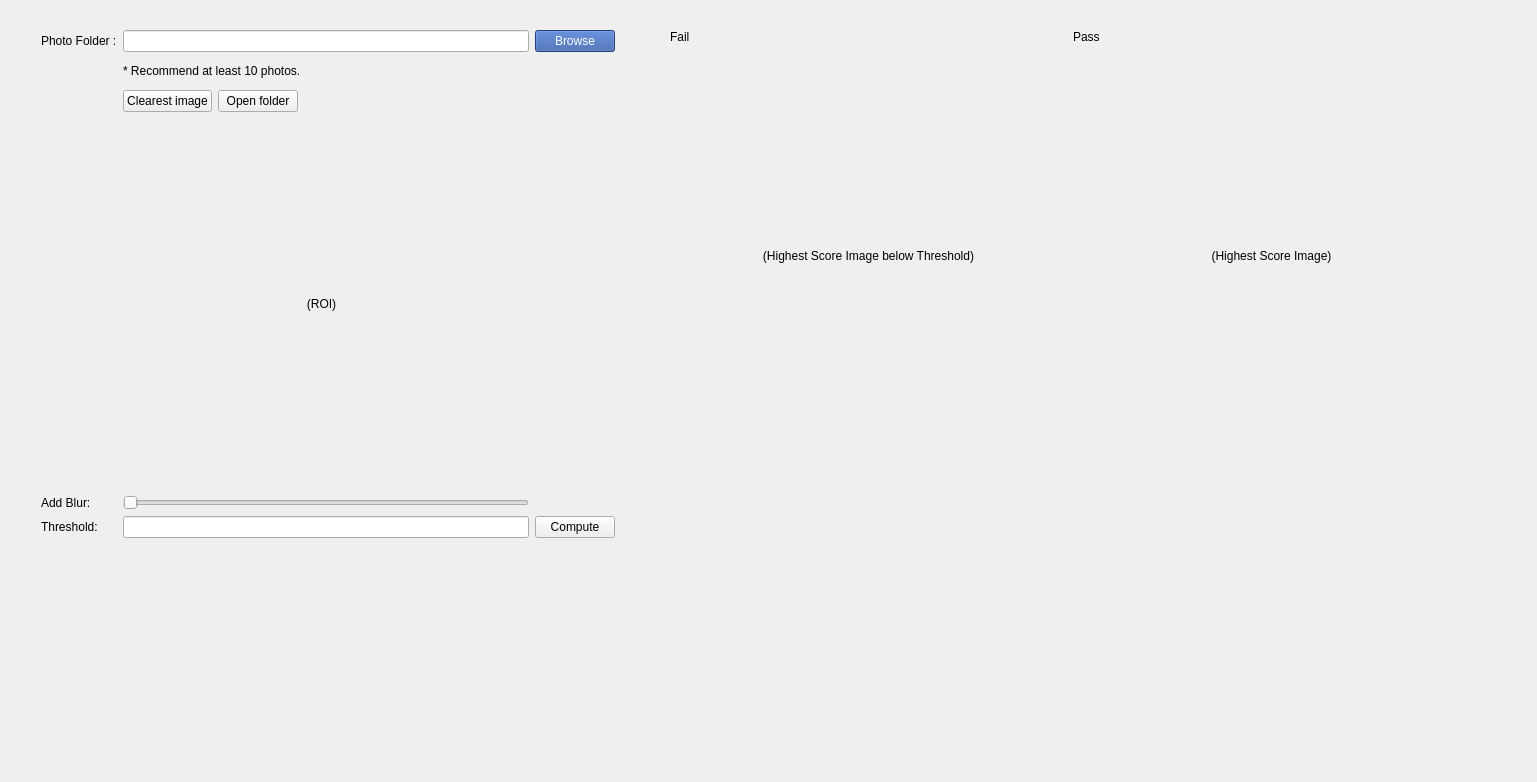
<?xml version="1.0" encoding="UTF-8"?>
<ui version="4.0">
 <class>Form</class>
 <widget class="QWidget" name="Form">
  <property name="geometry">
   <rect>
    <x>0</x>
    <y>0</y>
    <width>1537</width>
    <height>782</height>
   </rect>
  </property>
  <property name="windowTitle">
   <string>Form</string>
  </property>
  <widget class="QWidget" name="gridLayoutWidget">
   <property name="geometry">
    <rect>
     <x>41</x>
     <y>30</y>
     <width>574</width>
     <height>508</height>
    </rect>
   </property>
   <layout class="QGridLayout" name="gridLayout_2">
    <item row="5" column="2">
     <widget class="QPushButton" name="btn_Compute">
      <property name="text">
       <string>Compute</string>
      </property>
     </widget>
    </item>
    <item row="3" column="1">
     <widget class="QLabel" name="label_Clearest">
      <property name="minimumSize">
       <size>
        <width>397</width>
        <height>371</height>
       </size>
      </property>
      <property name="maximumSize">
       <size>
        <width>397</width>
        <height>371</height>
       </size>
      </property>
      <property name="text">
       <string>(ROI)</string>
      </property>
      <property name="alignment">
       <set>Qt::AlignCenter</set>
      </property>
     </widget>
    </item>
    <item row="0" column="2">
     <widget class="QPushButton" name="btn_Browse">
      <property name="styleSheet">
       <string notr="true">background: rgb(48, 87, 164);
color: white</string>
      </property>
      <property name="text">
       <string>Browse</string>
      </property>
     </widget>
    </item>
    <item row="1" column="1">
     <widget class="QLabel" name="label_Hint">
      <property name="text">
       <string>* Recommend at least 10 photos.</string>
      </property>
     </widget>
    </item>
    <item row="0" column="0">
     <widget class="QLabel" name="label_PhotoFolder">
      <property name="text">
       <string>Photo Folder :</string>
      </property>
     </widget>
    </item>
    <item row="2" column="1">
     <layout class="QHBoxLayout" name="horizontalLayout_2">
      <item>
       <widget class="QPushButton" name="btn_Clearest">
        <property name="text">
         <string>Clearest image</string>
        </property>
       </widget>
      </item>
      <item>
       <widget class="QPushButton" name="btn_OpenFolder">
        <property name="text">
         <string>Open folder</string>
        </property>
       </widget>
      </item>
      <item>
       <spacer name="horizontalSpacer_2">
        <property name="orientation">
         <enum>Qt::Horizontal</enum>
        </property>
        <property name="sizeHint" stdset="0">
         <size>
          <width>40</width>
          <height>20</height>
         </size>
        </property>
       </spacer>
      </item>
     </layout>
    </item>
    <item row="0" column="1">
     <widget class="QLineEdit" name="lineEdit_FolderPath"/>
    </item>
    <item row="5" column="0">
     <widget class="QLabel" name="label_Threshold">
      <property name="text">
       <string>Threshold:</string>
      </property>
     </widget>
    </item>
    <item row="5" column="1">
     <widget class="QLineEdit" name="lineEdit_Threshold"/>
    </item>
    <item row="4" column="1">
     <widget class="QSlider" name="slider">
      <property name="orientation">
       <enum>Qt::Horizontal</enum>
      </property>
     </widget>
    </item>
    <item row="4" column="0">
     <widget class="QLabel" name="label_AdBlur">
      <property name="text">
       <string>Add Blur:</string>
      </property>
     </widget>
    </item>
   </layout>
  </widget>
  <widget class="QWidget" name="gridLayoutWidget_2">
   <property name="geometry">
    <rect>
     <x>670</x>
     <y>30</y>
     <width>802</width>
     <height>411</height>
    </rect>
   </property>
   <layout class="QGridLayout" name="gridLayout" rowstretch="0,0,10" columnstretch="1,1">
    <item row="0" column="0">
     <widget class="QLabel" name="label_Fail">
      <property name="text">
       <string>Fail</string>
      </property>
     </widget>
    </item>
    <item row="2" column="1">
     <widget class="QLabel" name="img_Pass">
      <property name="minimumSize">
       <size>
        <width>397</width>
        <height>371</height>
       </size>
      </property>
      <property name="maximumSize">
       <size>
        <width>397</width>
        <height>371</height>
       </size>
      </property>
      <property name="text">
       <string>(Highest Score Image)</string>
      </property>
      <property name="alignment">
       <set>Qt::AlignCenter</set>
      </property>
     </widget>
    </item>
    <item row="0" column="1">
     <widget class="QLabel" name="label_Pass">
      <property name="text">
       <string>Pass</string>
      </property>
     </widget>
    </item>
    <item row="2" column="0">
     <widget class="QLabel" name="img_Fail">
      <property name="minimumSize">
       <size>
        <width>397</width>
        <height>371</height>
       </size>
      </property>
      <property name="maximumSize">
       <size>
        <width>397</width>
        <height>371</height>
       </size>
      </property>
      <property name="text">
       <string>(Highest Score Image below Threshold)</string>
      </property>
      <property name="alignment">
       <set>Qt::AlignCenter</set>
      </property>
     </widget>
    </item>
    <item row="1" column="0">
     <widget class="QLabel" name="label_lowName">
      <property name="text">
       <string/>
      </property>
     </widget>
    </item>
    <item row="1" column="1">
     <widget class="QLabel" name="label_highName">
      <property name="text">
       <string/>
      </property>
     </widget>
    </item>
   </layout>
  </widget>
 </widget>
 <resources/>
 <connections/>
</ui>
